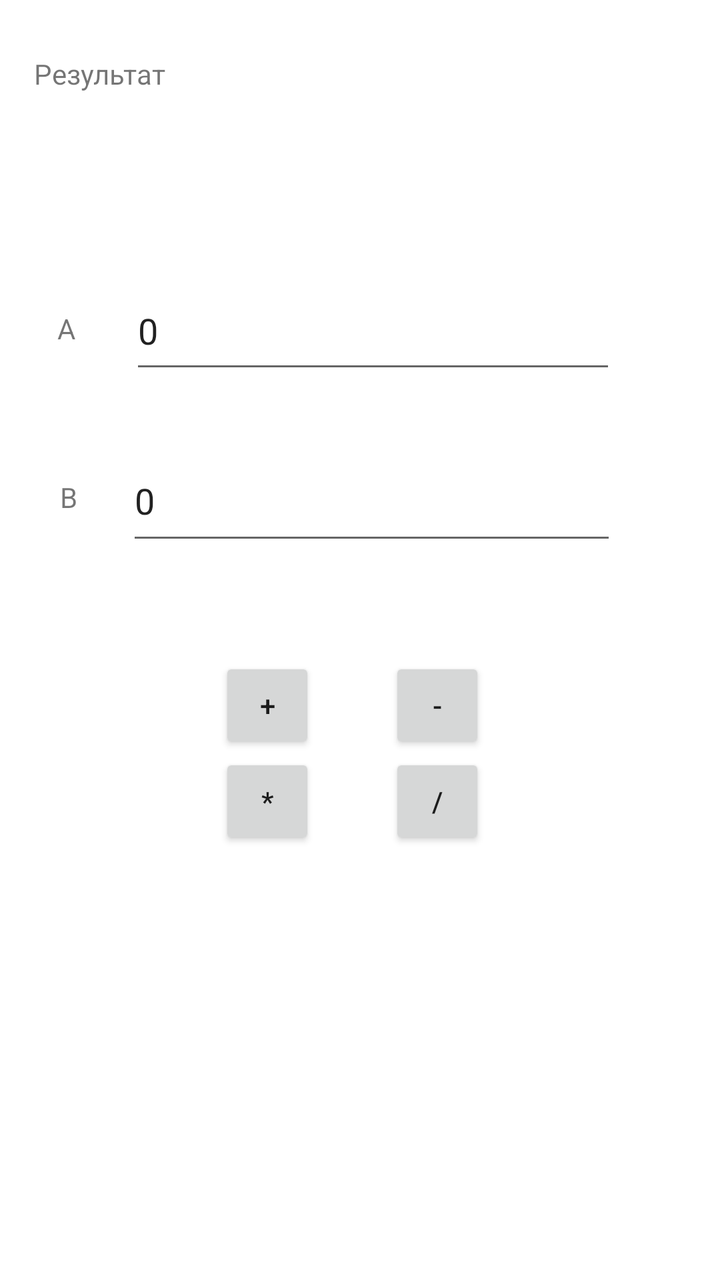
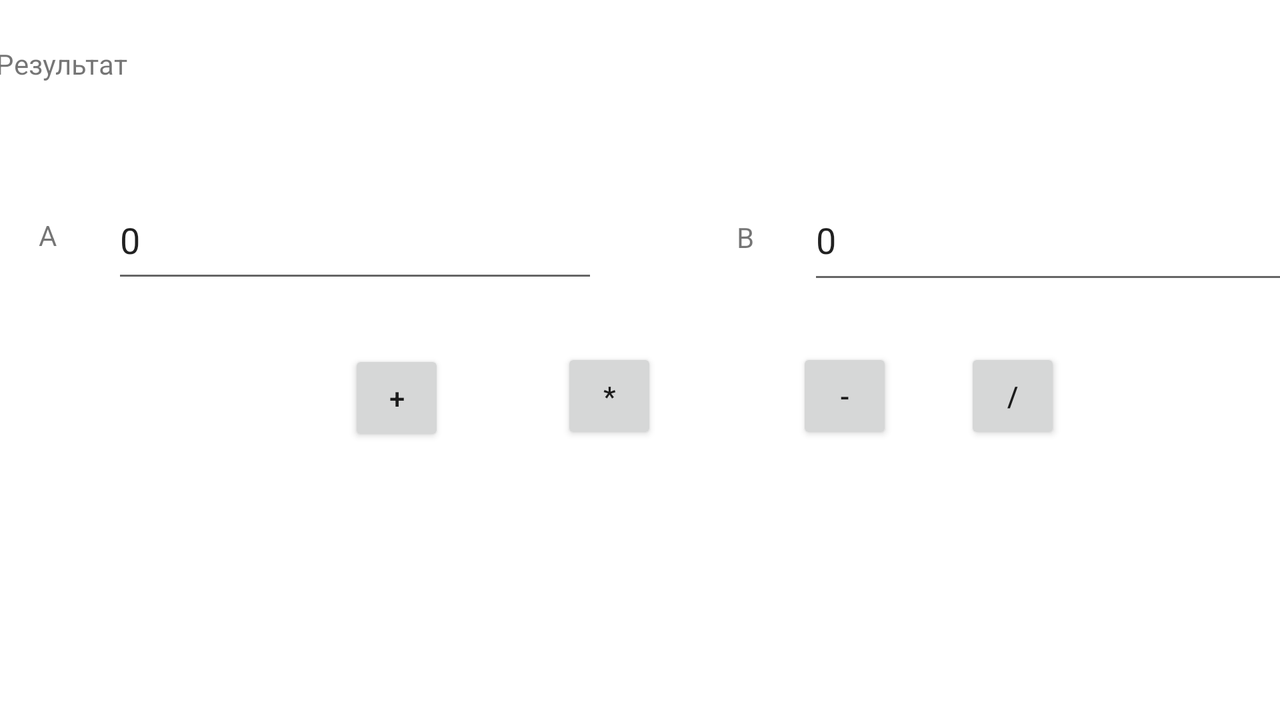

Compare how this app lays out the same screen by default and in its alternative resource folder. The renders come first, then the two layout files and the values they reference.
<!-- AndroidManifest.xml: application theme Theme.CalculatorLab -->
<!-- res/layout/activity_main.xml -->
<?xml version="1.0" encoding="utf-8"?>
<androidx.constraintlayout.widget.ConstraintLayout xmlns:android="http://schemas.android.com/apk/res/android"
    xmlns:app="http://schemas.android.com/apk/res-auto"
    xmlns:tools="http://schemas.android.com/tools"
    android:layout_width="match_parent"
    android:layout_height="match_parent"
    tools:context=".MainActivity">

    <TextView
        android:id="@+id/textView2"
        android:layout_width="316dp"
        android:layout_height="22dp"
        android:text="Результат"
        app:layout_constraintBottom_toTopOf="@+id/result"
        app:layout_constraintHorizontal_bias="0.389"
        app:layout_constraintLeft_toLeftOf="parent"
        app:layout_constraintRight_toRightOf="parent"
        app:layout_constraintTop_toTopOf="parent"
        app:layout_constraintVertical_bias="1.0" />

    <TextView
        android:id="@+id/result"
        android:layout_width="316dp"
        android:layout_height="22dp"
        app:layout_constraintBottom_toBottomOf="parent"
        app:layout_constraintHorizontal_bias="0.389"
        app:layout_constraintLeft_toLeftOf="parent"
        app:layout_constraintRight_toRightOf="parent"
        app:layout_constraintTop_toTopOf="parent"
        app:layout_constraintVertical_bias="0.08" />

    <androidx.constraintlayout.widget.ConstraintLayout
        android:id="@+id/constraintLayout4"
        android:layout_width="220dp"
        android:layout_height="101dp"
        android:maxHeight="500dp"
        android:minWidth="100dp"
        android:minHeight="500dp"
        app:layout_constraintBottom_toBottomOf="parent"
        app:layout_constraintEnd_toEndOf="parent"
        app:layout_constraintHorizontal_bias="0.497"
        app:layout_constraintStart_toStartOf="parent"
        app:layout_constraintTop_toBottomOf="@+id/constraintLayout"
        app:layout_constraintVertical_bias="0.113">

        <Button
            android:id="@+id/button3"
            android:layout_width="48dp"
            android:layout_height="48dp"
            android:onClick="Mul"
            android:text="*"
            app:layout_constraintBottom_toBottomOf="parent"
            app:layout_constraintEnd_toEndOf="parent"
            app:layout_constraintHorizontal_bias="0.232"
            app:layout_constraintStart_toStartOf="parent"
            app:layout_constraintTop_toTopOf="parent"
            app:layout_constraintVertical_bias="0.905" />

        <Button
            android:id="@+id/button2"
            android:layout_width="48dp"
            android:layout_height="48dp"
            android:onClick="Sub"
            android:text="-"
            app:layout_constraintBottom_toTopOf="@+id/button4"
            app:layout_constraintEnd_toEndOf="parent"
            app:layout_constraintHorizontal_bias="0.727"
            app:layout_constraintStart_toStartOf="parent"
            app:layout_constraintTop_toTopOf="parent"
            app:layout_constraintVertical_bias="0.0" />

        <Button
            android:id="@+id/button"
            android:layout_width="48dp"
            android:layout_height="48dp"
            android:onClick="Add"
            android:text="+"
            app:layout_constraintBottom_toTopOf="@+id/button3"
            app:layout_constraintEnd_toEndOf="parent"
            app:layout_constraintHorizontal_bias="0.232"
            app:layout_constraintStart_toStartOf="parent"
            app:layout_constraintTop_toTopOf="parent"
            app:layout_constraintVertical_bias="0.0" />

        <Button
            android:id="@+id/button4"
            android:layout_width="48dp"
            android:layout_height="48dp"
            android:onClick="Div"
            android:text="/"
            app:layout_constraintBottom_toBottomOf="parent"
            app:layout_constraintEnd_toEndOf="parent"
            app:layout_constraintHorizontal_bias="0.726"
            app:layout_constraintStart_toStartOf="parent"
            app:layout_constraintTop_toTopOf="parent"
            app:layout_constraintVertical_bias="0.905" />

    </androidx.constraintlayout.widget.ConstraintLayout>

    <androidx.constraintlayout.widget.ConstraintLayout
        android:id="@+id/constraintLayout"
        android:layout_width="412dp"
        android:layout_height="202dp"
        android:layout_marginTop="12dp"
        app:layout_constraintBottom_toBottomOf="parent"
        app:layout_constraintEnd_toEndOf="parent"
        app:layout_constraintHorizontal_bias="1.0"
        app:layout_constraintStart_toStartOf="parent"
        app:layout_constraintTop_toBottomOf="@+id/result"
        app:layout_constraintVertical_bias="0.047">

        <androidx.constraintlayout.widget.ConstraintLayout
            android:id="@+id/constraintLayout5"
            android:layout_width="307dp"
            android:layout_height="56dp"
            app:layout_constraintBottom_toBottomOf="parent"
            app:layout_constraintEnd_toEndOf="parent"
            app:layout_constraintHorizontal_bias="0.504"
            app:layout_constraintStart_toStartOf="parent"
            app:layout_constraintTop_toBottomOf="@+id/constraintLayout3">

            <EditText
                android:id="@+id/secondNumber"
                android:layout_width="245dp"
                android:layout_height="57dp"
                android:text="0"
                app:layout_constraintBottom_toBottomOf="parent"
                app:layout_constraintEnd_toEndOf="parent"
                app:layout_constraintHorizontal_bias="1.0"
                app:layout_constraintStart_toStartOf="parent"
                app:layout_constraintTop_toTopOf="parent" />

            <TextView
                android:id="@+id/textView6"
                android:layout_width="48dp"
                android:layout_height="19dp"
                android:layout_marginStart="4dp"
                android:text="B"
                android:textAlignment="center"
                app:layout_constraintBottom_toBottomOf="parent"
                app:layout_constraintEnd_toStartOf="@+id/secondNumber"
                app:layout_constraintStart_toStartOf="parent"
                app:layout_constraintTop_toTopOf="parent" />
        </androidx.constraintlayout.widget.ConstraintLayout>

        <androidx.constraintlayout.widget.ConstraintLayout
            android:id="@+id/constraintLayout3"
            android:layout_width="307dp"
            android:layout_height="59dp"
            app:layout_constraintBottom_toBottomOf="parent"
            app:layout_constraintEnd_toEndOf="parent"
            app:layout_constraintStart_toStartOf="parent"
            app:layout_constraintTop_toTopOf="parent"
            app:layout_constraintVertical_bias="0.25">

            <EditText
                android:id="@+id/firstNumber"
                android:layout_width="243dp"
                android:layout_height="56dp"
                android:text="0"
                app:layout_constraintBottom_toBottomOf="parent"
                app:layout_constraintEnd_toEndOf="parent"
                app:layout_constraintHorizontal_bias="1.0"
                app:layout_constraintStart_toStartOf="parent"
                app:layout_constraintTop_toTopOf="parent"
                app:layout_constraintVertical_bias="0.0" />

            <TextView
                android:id="@+id/textView5"
                android:layout_width="50dp"
                android:layout_height="21dp"
                android:text="A"
                android:textAlignment="center"
                app:layout_constraintBottom_toBottomOf="parent"
                app:layout_constraintEnd_toStartOf="@+id/firstNumber"
                app:layout_constraintStart_toStartOf="parent"
                app:layout_constraintTop_toTopOf="parent" />

        </androidx.constraintlayout.widget.ConstraintLayout>
    </androidx.constraintlayout.widget.ConstraintLayout>

</androidx.constraintlayout.widget.ConstraintLayout>
<!-- resources referenced by this layout -->
<resources>
  <style name="Theme.CalculatorLab" parent="Theme.MaterialComponents.DayNight.DarkActionBar">
          
          <item name="colorPrimary">@color/purple_500</item>
          <item name="colorPrimaryVariant">@color/purple_700</item>
          <item name="colorOnPrimary">@color/white</item>
          
          <item name="colorSecondary">@color/teal_200</item>
          <item name="colorSecondaryVariant">@color/teal_700</item>
          <item name="colorOnSecondary">@color/black</item>
          
          <item name="android:statusBarColor" tools:targetApi="l">?attr/colorPrimaryVariant</item>
          
      </style>
</resources>
<!-- res/layout-land/activity_main.xml (the author's variant of the layout above) -->
<!-- drawn on the phone turned sideways -->
<?xml version="1.0" encoding="utf-8"?>
<androidx.constraintlayout.widget.ConstraintLayout xmlns:android="http://schemas.android.com/apk/res/android"
    xmlns:app="http://schemas.android.com/apk/res-auto"
    xmlns:tools="http://schemas.android.com/tools"
    android:layout_width="match_parent"
    android:layout_height="match_parent"
    tools:context=".MainActivity"
    tools:layout_editor_absoluteX="5dp"
    tools:layout_editor_absoluteY="3dp">

    <TextView
        android:id="@+id/textView2"
        android:layout_width="647dp"
        android:layout_height="22dp"
        android:text="Результат"
        app:layout_constraintBottom_toBottomOf="parent"
        app:layout_constraintHorizontal_bias="0.38"
        app:layout_constraintLeft_toLeftOf="parent"
        app:layout_constraintRight_toRightOf="parent"
        app:layout_constraintTop_toTopOf="parent"
        app:layout_constraintVertical_bias="0.066" />

    <TextView
        android:id="@+id/result"
        android:layout_width="645dp"
        android:layout_height="27dp"
        app:layout_constraintBottom_toBottomOf="parent"
        app:layout_constraintHorizontal_bias="0.39"
        app:layout_constraintLeft_toLeftOf="parent"
        app:layout_constraintRight_toRightOf="parent"
        app:layout_constraintTop_toTopOf="parent"
        app:layout_constraintVertical_bias="0.125" />

    <androidx.constraintlayout.widget.ConstraintLayout
        android:layout_width="690dp"
        android:layout_height="78dp"
        android:layout_marginTop="10dp"
        app:layout_constraintBottom_toTopOf="@+id/constraintLayout4"
        app:layout_constraintEnd_toEndOf="parent"
        app:layout_constraintStart_toStartOf="parent"
        app:layout_constraintTop_toBottomOf="@+id/result"
        app:layout_constraintVertical_bias="0.541">

        <androidx.constraintlayout.widget.ConstraintLayout
            android:id="@+id/constraintLayout3"
            android:layout_width="308dp"
            android:layout_height="58dp"
            app:layout_constraintBottom_toBottomOf="parent"
            app:layout_constraintEnd_toEndOf="parent"
            app:layout_constraintHorizontal_bias="0.041"
            app:layout_constraintStart_toStartOf="parent"
            app:layout_constraintTop_toTopOf="parent">

            <EditText
                android:id="@+id/firstNumber"
                android:layout_width="243dp"
                android:layout_height="56dp"
                android:text="0"
                app:layout_constraintBottom_toBottomOf="parent"
                app:layout_constraintEnd_toEndOf="parent"
                app:layout_constraintHorizontal_bias="1.0"
                app:layout_constraintStart_toStartOf="parent"
                app:layout_constraintTop_toTopOf="parent" />

            <TextView
                android:id="@+id/textView5"
                android:layout_width="50dp"
                android:layout_height="21dp"
                android:text="A"
                android:textAlignment="center"
                app:layout_constraintBottom_toBottomOf="parent"
                app:layout_constraintEnd_toStartOf="@+id/firstNumber"
                app:layout_constraintStart_toStartOf="parent"
                app:layout_constraintTop_toTopOf="parent" />

        </androidx.constraintlayout.widget.ConstraintLayout>

        <androidx.constraintlayout.widget.ConstraintLayout
            android:id="@+id/constraintLayout5"
            android:layout_width="312dp"
            android:layout_height="58dp"
            app:layout_constraintBottom_toBottomOf="parent"
            app:layout_constraintEnd_toEndOf="parent"
            app:layout_constraintHorizontal_bias="0.957"
            app:layout_constraintStart_toStartOf="parent"
            app:layout_constraintTop_toTopOf="parent">

            <EditText
                android:id="@+id/secondNumber"
                android:layout_width="245dp"
                android:layout_height="57dp"
                android:text="0"
                app:layout_constraintBottom_toBottomOf="parent"
                app:layout_constraintEnd_toEndOf="parent"
                app:layout_constraintHorizontal_bias="1.0"
                app:layout_constraintStart_toStartOf="parent"
                app:layout_constraintTop_toTopOf="parent" />

            <TextView
                android:id="@+id/textView6"
                android:layout_width="48dp"
                android:layout_height="19dp"
                android:layout_marginStart="4dp"
                android:text="B"
                android:textAlignment="center"
                app:layout_constraintBottom_toBottomOf="parent"
                app:layout_constraintEnd_toStartOf="@+id/secondNumber"
                app:layout_constraintStart_toStartOf="parent"
                app:layout_constraintTop_toTopOf="parent" />
        </androidx.constraintlayout.widget.ConstraintLayout>

    </androidx.constraintlayout.widget.ConstraintLayout>

    <androidx.constraintlayout.widget.ConstraintLayout
        android:id="@+id/constraintLayout4"
        android:layout_width="483dp"
        android:layout_height="82dp"
        android:layout_marginBottom="120dp"
        android:maxHeight="500dp"
        android:minWidth="100dp"
        android:minHeight="500dp"
        app:layout_constraintBottom_toBottomOf="parent"
        app:layout_constraintEnd_toEndOf="parent"
        app:layout_constraintStart_toStartOf="parent">

        <Button
            android:id="@+id/button3"
            android:layout_width="48dp"
            android:layout_height="48dp"
            android:onClick="Mul"
            android:text="*"
            app:layout_constraintBottom_toBottomOf="parent"
            app:layout_constraintEnd_toEndOf="parent"
            app:layout_constraintHorizontal_bias="0.464"
            app:layout_constraintStart_toStartOf="parent"
            app:layout_constraintTop_toTopOf="parent"
            app:layout_constraintVertical_bias="0.47" />

        <Button
            android:id="@+id/button2"
            android:layout_width="48dp"
            android:layout_height="48dp"
            android:onClick="Sub"
            android:text="-"
            app:layout_constraintBottom_toBottomOf="parent"
            app:layout_constraintEnd_toEndOf="parent"
            app:layout_constraintHorizontal_bias="0.735"
            app:layout_constraintStart_toStartOf="parent"
            app:layout_constraintTop_toTopOf="parent"
            app:layout_constraintVertical_bias="0.47" />

        <Button
            android:id="@+id/button"
            android:layout_width="48dp"
            android:layout_height="48dp"
            android:onClick="Add"
            android:text="+"
            app:layout_constraintBottom_toBottomOf="parent"
            app:layout_constraintEnd_toEndOf="parent"
            app:layout_constraintHorizontal_bias="0.22"
            app:layout_constraintStart_toStartOf="parent"
            app:layout_constraintTop_toTopOf="parent" />

        <Button
            android:id="@+id/button4"
            android:layout_width="48dp"
            android:layout_height="48dp"
            android:onClick="Div"
            android:text="/"
            app:layout_constraintBottom_toBottomOf="parent"
            app:layout_constraintEnd_toEndOf="parent"
            app:layout_constraintHorizontal_bias="0.928"
            app:layout_constraintStart_toStartOf="parent"
            app:layout_constraintTop_toTopOf="parent"
            app:layout_constraintVertical_bias="0.47" />

    </androidx.constraintlayout.widget.ConstraintLayout>

</androidx.constraintlayout.widget.ConstraintLayout>
